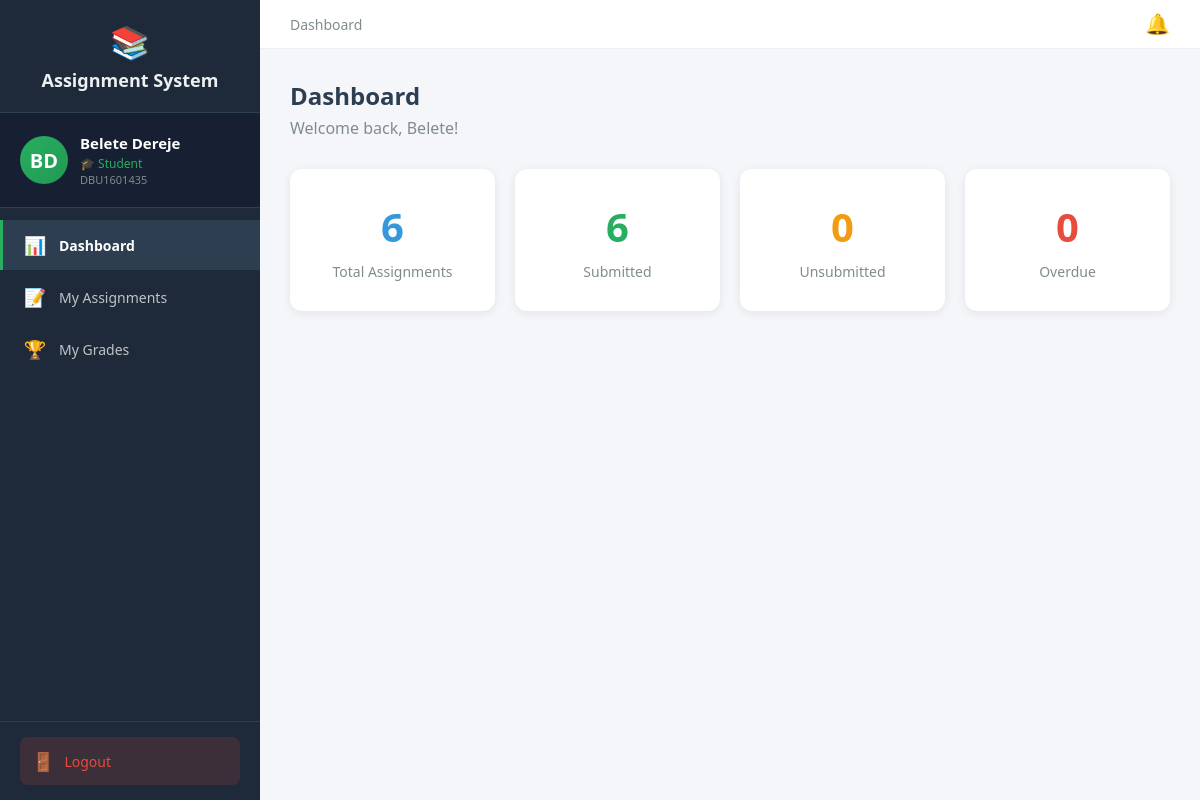
The app's page /student/dashboard (signed in) with its own data.
### tables this page shows
CREATE TABLE users (
            id INTEGER PRIMARY KEY AUTOINCREMENT,
            user_id TEXT UNIQUE NOT NULL,
            first_name TEXT NOT NULL,
            last_name TEXT NOT NULL,
            email TEXT UNIQUE NOT NULL,
            password_hash TEXT NOT NULL,
            role TEXT NOT NULL,
            is_approved INTEGER DEFAULT 0,
            created_at TIMESTAMP DEFAULT CURRENT_TIMESTAMP
        , updated_at TIMESTAMP);

### routes_student.py (the view)
@student_bp.route('/dashboard')
@login_required
def dashboard():
    if current_user.role != 'student':
        return redirect(url_for('auth.login'))
    conn = get_db()
    cur = conn.cursor()
    cur.execute("SELECT id, department, year FROM students WHERE user_id = ?", (current_user.id,))
    student = cur.fetchone()
    if not student:
        flash('Student profile not found!', 'danger')
        return redirect(url_for('auth.logout'))
    student_id = student['id']
    department = student['department']
    year = student['year']
    cur.execute("""
        SELECT a.id, a.title, a.course_name, u.first_name, u.last_name,
               a.deadline, a.late_submission, a.penalty_per_day, a.teacher_comment,
               a.department, a.year, a.files, a.max_score
        FROM assignments a
        JOIN teachers t ON a.teacher_id = t.id
        JOIN users u ON t.user_id = u.id
        WHERE a.department = ? AND a.year = ?
        ORDER BY a.deadline ASC
    """, (department.strip(), int(year)))
    assignments = cur.fetchall()
    cur.execute("""
        SELECT assignment_id, status, grade, feedback
        FROM submissions WHERE student_id = ?
    """, (student_id,))
    submissions = cur.fetchall()
    submission_dict = {s[0]: s for s in submissions}
    total = len(assignments)
    submitted = sum(1 for a in assignments if a[0] in submission_dict)
    unsubmitted = total - submitted
    overdue = sum(1 for a in assignments if a['deadline'] and datetime.strptime(a['deadline'], '%Y-%m-%d %H:%M:%S') < datetime.now() and a[0] not in submission_dict)
    conn.close()
    from math import ceil
    weights = {}
    reminders = []
    now = datetime.now()
    conn = get_db()
    cur = conn.cursor()
    for a in assignments:
        try:
            max_score = float(a['max_score']) if a['max_score'] is not None else 100.0
        except Exception:
            max_score = 100.0
        current_value = max_score
        try:
            deadline_dt = datetime.strptime(a['deadline'], '%Y-%m-%d %H:%M:%S') if a['deadline'] else None
        except Exception:
            deadline_dt = None
        if deadline_dt:
            if now > deadline_dt:
                cur.execute("SELECT id FROM allowed_late_submissions WHERE assignment_id = ? AND student_id = ?", (a['id'], student_id))
                allowed = cur.fetchone() is not None
                if not allowed and a['late_submission']:
                    seconds = (now - deadline_dt).total_seconds()
                    days_late = int(ceil(seconds / 86400.0))
                    penalty = float(a['penalty_per_day']) if a['penalty_per_day'] is not None else 0.0
                    current_value = max(0.0, max_score * max(0.0, 1 - (penalty/100.0) * days_late))
                    reminders.append({
                        'id': a['id'],
                        'title': a['title'],
                        'deadline': deadline_dt,
                        'days_left': -days_late,
                        'late_allowed': True,
                        'penalty_per_day': penalty,
                        'current_value': current_value,
                        'max_score': max_score
                    })
                elif not allowed and not a['late_submission']:
                    current_value = 0.0
                    reminders.append({
                        'id': a['id'],
                        'title': a['title'],
                        'deadline': deadline_dt,
                        'days_left': -1,
                        'late_allowed': False,
                        'penalty_per_day': 0.0,
                        'current_value': current_value,
                        'max_score': max_score
                    })
            else:
                seconds = (deadline_dt - now).total_seconds()
                days_left = int(ceil(seconds / 86400.0))
                if days_left <= 3:
                    reminders.append({
                        'id': a['id'],
                        'title': a['title'],
                        'deadline': deadline_dt,
                        'days_left': days_left,
                        'late_allowed': bool(a['late_submission']),
                        'penalty_per_day': float(a['penalty_per_day']) if a['penalty_per_day'] is not None else 0.0,
                        'current_value': current_value,
                        'max_score': max_score
                    })
        weights[a['id']] = current_value
    conn.close()
    return render_template('student/dashboard.html',
                         assignments=assignments,
                         submission_dict=submission_dict,
                         weights=weights,
                         reminders=reminders,
                         total=total,
                         submitted=submitted,
                         unsubmitted=unsubmitted,
                         overdue=overdue,
                         now=now)

### auth.py (called while the page is built)
def get_db():
    conn = sqlite3.connect('assignments.db')
    conn.row_factory = sqlite3.Row
    return conn

@login_manager.user_loader
def load_user(user_id):
    conn = get_db()
    cur = conn.cursor()
    cur.execute("SELECT id, user_id, first_name, last_name, email, role, is_approved FROM users WHERE id = ?", (user_id,))
    user = cur.fetchone()
    cur.close()
    conn.close()
    if user:
        from flask_login import UserMixin
        class User(UserMixin):
            pass
        u = User()
        u.id = user['id']
        u.user_id = user['user_id']
        u.first_name = user['first_name']
        u.last_name = user['last_name']
        u.email = user['email']
        u.role = user['role']
        u.is_approved = user['is_approved']
        return u
    return None

### routes_student.py (called while the page is built)
def get_db():
    conn = sqlite3.connect('assignments.db')
    conn.row_factory = sqlite3.Row
    return conn

### templates/student/dashboard.html (shortened to what this page needs)
{% extends "student_base.html" %}
{% block content %}
<div class="section-panel active" id="panel-dashboard">
    <h2>Dashboard</h2>
    <p class="welcome">Welcome back, {{ current_user.first_name }}!</p>
    <div class="cards">
        <div class="card card-total"><h3>{{ total }}</h3><p>Total Assignments</p></div>
        <div class="card card-submitted"><h3>{{ submitted }}</h3><p>Submitted</p></div>
        <div class="card card-unsubmitted"><h3>{{ unsubmitted }}</h3><p>Unsubmitted</p></div>
        <div class="card card-overdue"><h3>{{ overdue }}</h3><p>Overdue</p></div>
    </div>
</div>
{% endblock %}

### templates/student_base.html (shortened to what this page needs)
<!DOCTYPE html>
<html>
<head>
</head>
<body>
    <div class="layout">
        <div class="sidebar" id="sidebar">
            <div class="logo">
                <span class="icon">📚</span>
                Assignment System
            </div>
            <div class="profile-card">
                <div class="avatar">{{ current_user.first_name[0] }}{{ current_user.last_name[0] }}</div>
                <div class="info">
                    <div class="name">{{ current_user.first_name }} {{ current_user.last_name }}</div>
                    <div class="role">🎓 Student</div>
                    <div class="id-text">{{ current_user.user_id }}</div>
                </div>
            </div>
            <nav>
                <a href="/student/dashboard" class="{{ 'active' if request.path == '/student/dashboard' }}" onclick="closeSidebar()">
                    <span class="icon">📊</span> Dashboard
                </a>
                <a href="/student/dashboard#assignments" onclick="closeSidebar()">
                    <span class="icon">📝</span> My Assignments
                </a>
                <a href="/student/grades" class="{{ 'active' if request.path == '/student/grades' }}" onclick="closeSidebar()">
                    <span class="icon">🏆</span> My Grades
                </a>
            </nav>
            <div class="sidebar-footer">
                <a href="/logout" class="logout-btn">
                    <span class="icon">🚪</span> Logout
                </a>
            </div>
        </div>
        <div class="main">
            <div class="topbar">
                <div class="breadcrumb">
                    {% block page_title %}Dashboard{% endblock %}
                </div>
                <div style="position:relative;">
                    <button id="notifBell" class="notif-bell" aria-label="Notifications">🔔
                    </button>
                </div>
            </div>
            <div class="content">
                {% block content %}{% endblock %}
            </div>
        </div>
    </div>
</body>
</html>

### templates/student_base.html (style rules this page uses)
* { margin: 0; padding: 0; box-sizing: border-box; }
body { font-family: 'Segoe UI', Arial, sans-serif; background: #f5f6fa; }
.layout { display: flex; min-height: 100vh; }
.sidebar { width: 260px; background: #1e2a3a; color: #ecf0f1; padding: 0; position: fixed; height: 100vh; overflow-y: auto; z-index: 100; transition: transform 0.3s; display: flex; flex-direction: column; }
.sidebar .logo { padding: 20px; font-size: 18px; font-weight: bold; text-align: center; border-bottom: 1px solid #2c3e50; }
.sidebar .logo .icon { font-size: 32px; display: block; margin-bottom: 5px; }
.sidebar .profile-card { padding: 20px; border-bottom: 1px solid #2c3e50; display: flex; align-items: center; gap: 12px; background: #162032; }
.sidebar .profile-card .avatar { width: 48px; height: 48px; border-radius: 50%; background: linear-gradient(135deg, #27ae60, #229954); color: white; display: flex; align-items: center; justify-content: center; font-weight: bold; font-size: 20px; flex-shrink: 0; }
.sidebar .profile-card .info { overflow: hidden; }
.sidebar .profile-card .info .name { font-weight: 600; font-size: 15px; color: white; white-space: nowrap; overflow: hidden; text-overflow: ellipsis; }
.sidebar .profile-card .info .role { font-size: 12px; color: #27ae60; margin-top: 2px; }
.sidebar .profile-card .info .id-text { font-size: 11px; color: #7f8c8d; }
.sidebar nav { flex: 1; padding: 10px 0; }
.sidebar nav a { display: flex; align-items: center; padding: 13px 20px; color: #bdc3c7; text-decoration: none; font-size: 14px; border-left: 3px solid transparent; cursor: pointer; transition: all 0.2s; margin: 2px 0; }
.sidebar nav a.active { background: #2c3e50; color: white; border-left-color: #27ae60; font-weight: bold; }
.sidebar nav a .icon { margin-right: 12px; font-size: 18px; width: 24px; text-align: center; }
.sidebar .sidebar-footer { padding: 15px 20px; border-top: 1px solid #2c3e50; }
.sidebar .sidebar-footer .logout-btn { display: flex; align-items: center; gap: 10px; padding: 12px; background: rgba(231,76,60,0.15); color: #e74c3c; text-decoration: none; border-radius: 8px; font-size: 14px; font-weight: 500; transition: all 0.2s; }
.sidebar .sidebar-footer .logout-btn .icon { font-size: 18px; }
.main { margin-left: 260px; flex: 1; width: calc(100% - 260px); }
.topbar { background: white; padding: 12px 30px; display: flex; justify-content: space-between; align-items: center; border-bottom: 1px solid #ecf0f1; }
.topbar .breadcrumb { color: #7f8c8d; font-size: 14px; }
.notif-bell { position: relative; background: none; border: none; font-size: 20px; cursor: pointer; color: #2c3e50; }
.content { padding: 30px; }
.section-panel { display: none; }
.section-panel.active { display: block; }

### templates/student/dashboard.html (style rules this page uses)
h2 { color: #2c3e50; margin-bottom: 5px; }
.welcome { color: #7f8c8d; margin-bottom: 30px; }
.cards { display: grid; grid-template-columns: repeat(4, 1fr); gap: 20px; margin-bottom: 30px; }
.card { background: white; padding: 30px; border-radius: 12px; text-align: center; box-shadow: 0 2px 10px rgba(0,0,0,0.08); }
.card h3 { font-size: 40px; margin-bottom: 8px; }
.card p { color: #7f8c8d; font-size: 14px; font-weight: 500; }
.card-total h3 { color: #3498db; }
.card-submitted h3 { color: #27ae60; }
.card-unsubmitted h3 { color: #f39c12; }
.card-overdue h3 { color: #e74c3c; }

### records on screen
users: first_name "B", last_name "D", first_name "Belete", last_name "Dereje", user_id "DBU1601435"

### other values on screen
{{ total }} "6"
{{ submitted }} "6"
{{ unsubmitted }} "0"
{{ overdue }} "0"
